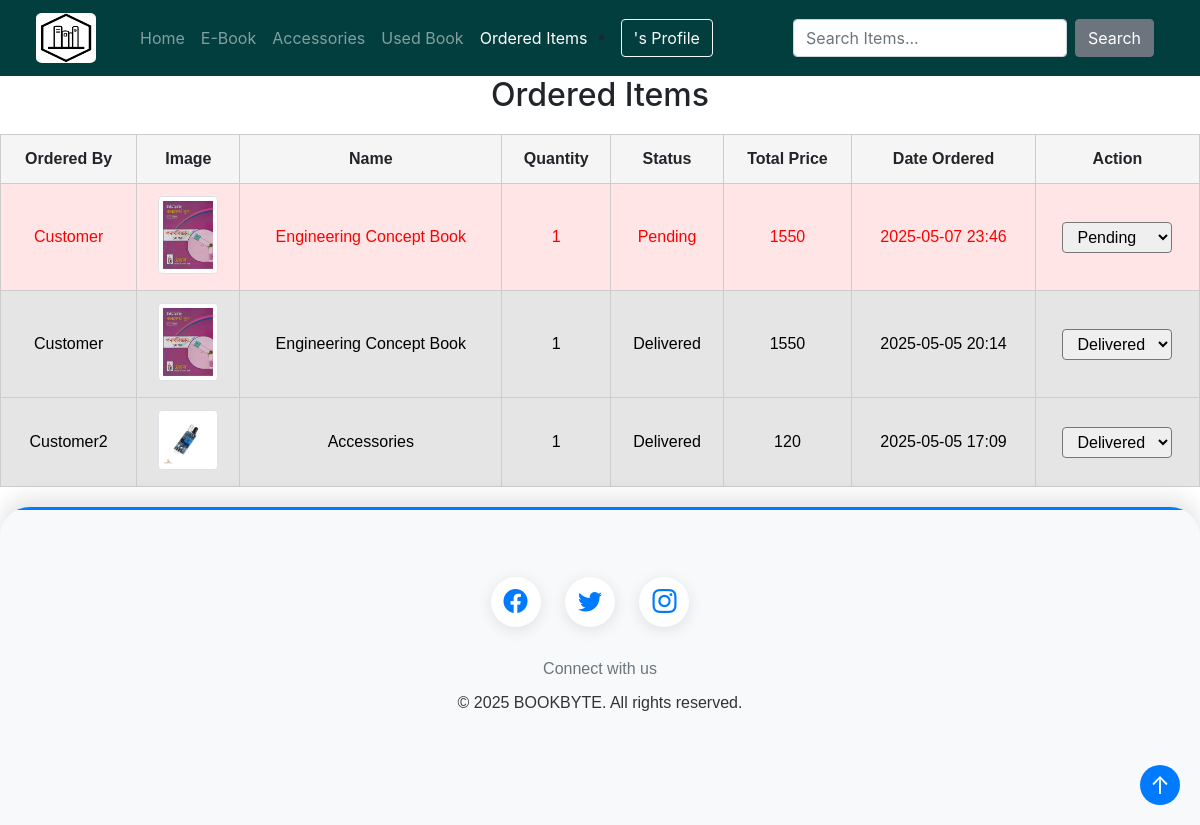
Screenshot of /ordered_items/ with the database file from the repository.
### products/models.py (models this page shows, shortened)
class Order(models.Model):
    STATUS_CHOICES = [
        ('pending', 'Pending'),
        ('delivered', 'Delivered'),
    ]
    status = models.CharField(max_length=10, choices=STATUS_CHOICES, default='pending')
    user = models.ForeignKey(User, on_delete=models.CASCADE)
    book = models.ForeignKey(Book, on_delete=models.CASCADE, blank=True, null=True)
    ebook = models.ForeignKey(Ebook, on_delete=models.CASCADE, blank=True, null=True)
    accessories = models.ForeignKey(Accessories, on_delete=models.CASCADE, blank=True, null=True)
    quantity = models.IntegerField(default=1)
    date_time = models.DateTimeField(auto_now_add=True, blank=True, null=True)
    def price(self):
        total_price = 0
        if self.book:
            total_price += self.book.price * self.quantity
        elif self.ebook:
            total_price += self.ebook.price
        elif self.accessories:
            total_price += self.accessories.price * self.quantity
        return total_price

class Book(models.Model):
    title = models.CharField(max_length=200)
    author = models.CharField(max_length=200)
    publisher = models.CharField(max_length=200)
    description = models.TextField(blank=True, null=True)
    category_type = (('Story', 'Story'), ('Fiction', 'Fiction'), ('Non-Fiction', 'Non-Fiction'), ('Novel', 'Novel'),
                     ('History', 'History'), ('Poetry', 'Poetry'), ('Cookbook', 'Cookbook'),
                     ('Drama', 'Drama'), ('Thriller', 'Thriller'), ('Biography', 'Biography'), ('Action', 'Action'),
                     ('Literature', 'Literature'), ('Adventure', 'Adventure'), ('Others', 'Others'))
    category = models.CharField(max_length=200, choices=category_type, blank=True, null=True)
    price = models.IntegerField(blank=True, null=True)
    quantity = models.IntegerField(blank=True, null=True)
    image = models.ImageField(upload_to='images/', blank=True, null=True, default='images/default.jpg')
    review_choice = models.ForeignKey('Review', on_delete= models.CASCADE, blank=True, null=True)
    type = (('New', 'New'), ('Used', 'Used'), ('Academic', 'Academic'), ('Admission', 'Admission'))
    type_choice = models.CharField(max_length=100, choices=type, blank=True, null=True)
    donated_by = models.ForeignKey(User, on_delete=models.SET_NULL, null=True, blank=True)
    date_time = models.DateTimeField(auto_now_add=True, blank=True, null=True)
    sales_count = models.IntegerField(default=0)
    average_rating = models.FloatField(default=0.0)

class Accessories(models.Model):
    title = models.CharField(max_length=200, blank=True, null=True)
    description = models.TextField(blank=True, null=True)
    price = models.IntegerField(blank=True, null=True)
    quantity = models.IntegerField(blank=True, null=True)
    image = models.ImageField(upload_to='images/', blank=True, null=True, default='images/default.jpg')
    review_choice = models.ForeignKey('Review', on_delete= models.CASCADE, blank=True, null=True)
    donated_by = models.ForeignKey(User, on_delete=models.SET_NULL, null=True, blank=True)
    date_time = models.DateTimeField(auto_now_add=True, blank=True, null=True)
    sales_count = models.IntegerField(default=0)
    average_rating = models.FloatField(default=0.0)

### products/views.py (the view)
# urls.py: path('ordered_items/', b_views.ordered_items, name='ordered_items'),
def ordered_items(request):
    orders = Order.objects.all().order_by('-date_time')
    context = {'orders': orders}
    return render(request, 'ordered_items.html', context)

### products/templates/ordered_items.html (shortened to what this page needs)
{% extends 'main.html' %}
{% load static %}
{% block content %}
<link rel="stylesheet" href="{% static 'css/ordered_items.css' %}">
<h2 style="text-align:center;">Ordered Items</h2>
<table>
    <tr>
        <th>Ordered By</th>
        <th>Image</th>
        <th>Name</th>
        <th>Quantity</th>
        <th>Status</th>
        <th>Total Price</th>
        <th>Date Ordered</th>
        <th>Action</th>
    </tr>
    {% for order in orders %}
        <tr class="{{ order.status }}">
            <td>{{ order.user.username }}</td>
            <td>
                {% if order.book %}
                    <img src="{{ order.book.image.url }}" class="img-thumbnail mb-1" width="60" height="60"><br>
                {% elif order.ebook %}
                    <img src="{{ order.ebook.image.url }}" class="img-thumbnail mb-1" width="60" height="60"><br>
                {% elif order.accessories %}
                    <img src="{{ order.accessories.image.url }}" class="img-thumbnail mb-1" width="60" height="60"><br>
                {% endif %}
            </td>
            <td>
                {% if order.book %}
                    {{ order.book.title }}
                {% elif order.ebook %}
                    {{ order.ebook.title }}
                {% elif order.accessories %}
                    {{ order.accessories.title }}
                {% endif %}
            </td>
            <td>{{ order.quantity }}</td>
            <td>{{ order.get_status_display }}</td>
            <td>{{ order.price }}</td>
            <td>{{ order.date_time|date:"Y-m-d H:i" }}</td>
            <td>
                <form method="post" action="{% url 'update_order_status' order.id %}" class="update-form">
                    <select name="status" onchange="this.form.submit()">
                        <option value="pending" {% if order.status == 'pending' %}selected{% endif %}>Pending</option>
                        <option value="delivered" {% if order.status == 'delivered' %}selected{% endif %}>Delivered</option>
                    </select>
                </form>
            </td>
        </tr>
    {% empty %}
        <tr><td colspan="7">No orders found.</td></tr>
    {% endfor %}
</table>
{% endblock %}

### static/css/ordered_items.css (style rules this page uses)
table { width: 100%; border-collapse: collapse; margin-top: 20px; font-family: Arial, sans-serif; }
th, td { padding: 12px; border: 1px solid #ccc; text-align: center; }
th { background-color: #f5f5f5; }
tr.pending { background-color: #ffe5e5; color: red; }
tr.delivered { background-color: #e5e5e5; color: black; }
select { padding: 5px 10px; border-radius: 4px; }
.update-form { display: inline; }

### rows the page displays
Order: user.username "Customer", book.image (picture), book "Engineering Concept Book", quantity "1", status "Pending", price "1550", date_time "2025-05-07 23:46"
Order: user.username "Customer", book.image (picture), book "Engineering Concept Book", quantity "1", status "Delivered", price "1550", date_time "2025-05-05 20:14"
Order: user.username "Customer2", accessories.image (picture), accessories "Accessories", quantity "1", status "Delivered", price "120", date_time "2025-05-05 17:09"
